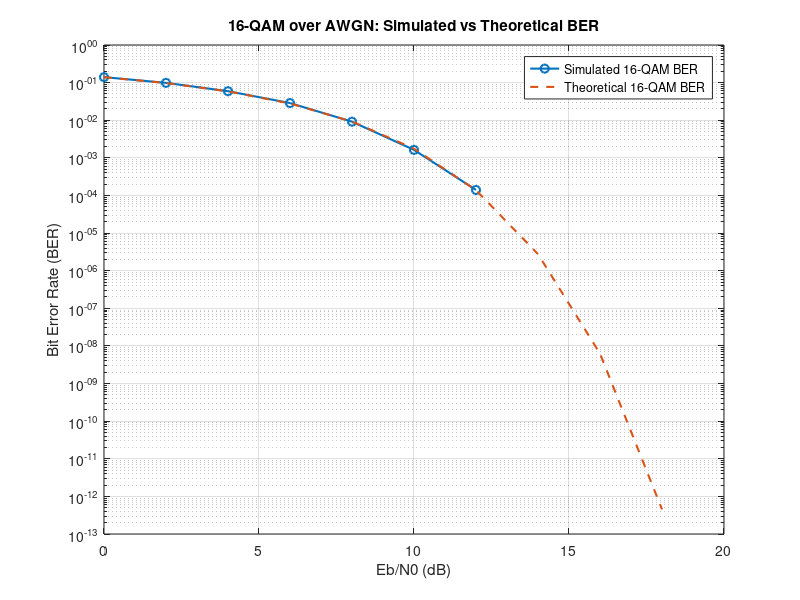

Recreate this plot in MATLAB. (Note: this script raises an error after producing the figure.)
%% a08 - 16-QAM over AWGN: BER vs Eb/N0 Curve
% This script simulates 16-QAM over an AWGN channel
% for multiple Eb/N0 values and compares the simulated BER
% with the theoretical approximate BER curve.
%
% 16-QAM uses 4 bits per symbol.

clear; close all; clc;

%% 1. Simulation settings

N = 100000;                  % Number of bits per Eb/N0 value
EbN0_dB_range = 0:2:18;      % Eb/N0 values in dB

% 16-QAM uses 4 bits per symbol, so N must be divisible by 4
if mod(N, 4) ~= 0
    error("N must be divisible by 4 for 16-QAM.");
end

BER_sim = zeros(size(EbN0_dB_range));  % Store simulated BER values

%% 2. Loop over different Eb/N0 values

for i = 1:length(EbN0_dB_range)

    %% Generate random bits

    bits = randi([0 1], N, 1);

    %% Group bits into 4-bit symbols

    bitGroups = reshape(bits, 4, []).';

    bits_I = bitGroups(:, 1:2);   % First two bits control I axis
    bits_Q = bitGroups(:, 3:4);   % Last two bits control Q axis

    numSymbols = size(bitGroups, 1);

    %% 16-QAM modulation

    % Gray-coded 4-PAM mapping on each axis:
    %
    % 00 -> -3
    % 01 -> -1
    % 11 -> +1
    % 10 -> +3

    I = zeros(numSymbols, 1);
    Q = zeros(numSymbols, 1);

    % In-phase mapping
    idx = bits_I(:,1) == 0 & bits_I(:,2) == 0;
    I(idx) = -3;

    idx = bits_I(:,1) == 0 & bits_I(:,2) == 1;
    I(idx) = -1;

    idx = bits_I(:,1) == 1 & bits_I(:,2) == 1;
    I(idx) = 1;

    idx = bits_I(:,1) == 1 & bits_I(:,2) == 0;
    I(idx) = 3;

    % Quadrature mapping
    idx = bits_Q(:,1) == 0 & bits_Q(:,2) == 0;
    Q(idx) = -3;

    idx = bits_Q(:,1) == 0 & bits_Q(:,2) == 1;
    Q(idx) = -1;

    idx = bits_Q(:,1) == 1 & bits_Q(:,2) == 1;
    Q(idx) = 1;

    idx = bits_Q(:,1) == 1 & bits_Q(:,2) == 0;
    Q(idx) = 3;

    % Create normalized complex 16-QAM symbols
    % Average symbol energy becomes 1 after dividing by sqrt(10)
    symbols = (I + 1j*Q) / sqrt(10);

    %% AWGN noise channel

    EbN0_dB = EbN0_dB_range(i);
    EbN0 = 10^(EbN0_dB/10);

    k = 4;   % 16-QAM carries 4 bits per symbol

    % Complex AWGN noise for 16-QAM
    noiseSigma = sqrt(1/(2*k*EbN0));

    noise = noiseSigma * ...
        (randn(size(symbols)) + 1j*randn(size(symbols)));

    receivedSymbols = symbols + noise;

    %% 16-QAM demodulation

    % Undo normalization for easier decision making
    received_I = real(receivedSymbols) * sqrt(10);
    received_Q = imag(receivedSymbols) * sqrt(10);

    receivedBitGroups = zeros(numSymbols, 4);

    % Decision boundaries for levels -3, -1, +1, +3:
    % boundaries are -2, 0, +2

    % Demodulate I axis
    idx = received_I < -2;
    receivedBitGroups(idx, 1:2) = repmat([0 0], sum(idx), 1);

    idx = received_I >= -2 & received_I < 0;
    receivedBitGroups(idx, 1:2) = repmat([0 1], sum(idx), 1);

    idx = received_I >= 0 & received_I < 2;
    receivedBitGroups(idx, 1:2) = repmat([1 1], sum(idx), 1);

    idx = received_I >= 2;
    receivedBitGroups(idx, 1:2) = repmat([1 0], sum(idx), 1);

    % Demodulate Q axis
    idx = received_Q < -2;
    receivedBitGroups(idx, 3:4) = repmat([0 0], sum(idx), 1);

    idx = received_Q >= -2 & received_Q < 0;
    receivedBitGroups(idx, 3:4) = repmat([0 1], sum(idx), 1);

    idx = received_Q >= 0 & received_Q < 2;
    receivedBitGroups(idx, 3:4) = repmat([1 1], sum(idx), 1);

    idx = received_Q >= 2;
    receivedBitGroups(idx, 3:4) = repmat([1 0], sum(idx), 1);

    % Convert received bit groups back into one column vector
    receivedBits = reshape(receivedBitGroups.', N, 1);

    %% Calculate BER

    numErrors = sum(bits ~= receivedBits);
    BER_sim(i) = numErrors / N;

    fprintf("Eb/N0 = %2d dB | Errors = %5d | 16-QAM BER = %.6f\n", ...
            EbN0_dB, numErrors, BER_sim(i));

end

%% 3. Theoretical approximate BER for 16-QAM over AWGN

M = 16;
k = log2(M);

EbN0_linear = 10.^(EbN0_dB_range/10);

% Approximate theoretical BER for Gray-coded square M-QAM
BER_theory = (4/k) * (1 - 1/sqrt(M)) * ...
             0.5 * erfc(sqrt((3*k ./ (2*(M-1))) .* EbN0_linear));

%% 4. Plot simulated and theoretical BER

figure;

semilogy(EbN0_dB_range, BER_sim, 'o-', 'LineWidth', 1.5);
hold on;

semilogy(EbN0_dB_range, BER_theory, '--', 'LineWidth', 1.5);

xlabel("Eb/N0 (dB)");
ylabel("Bit Error Rate (BER)");
title("16-QAM over AWGN: Simulated vs Theoretical BER");
legend("Simulated 16-QAM BER", "Theoretical 16-QAM BER");
grid on;

%% 5. Save figure

if ~exist("figures", "dir")
    mkdir("figures");
end

ax = gca;
ax.Toolbar.Visible = 'off';

saveas(gcf, "figures/16qam_awgn_ber_curve.png");
